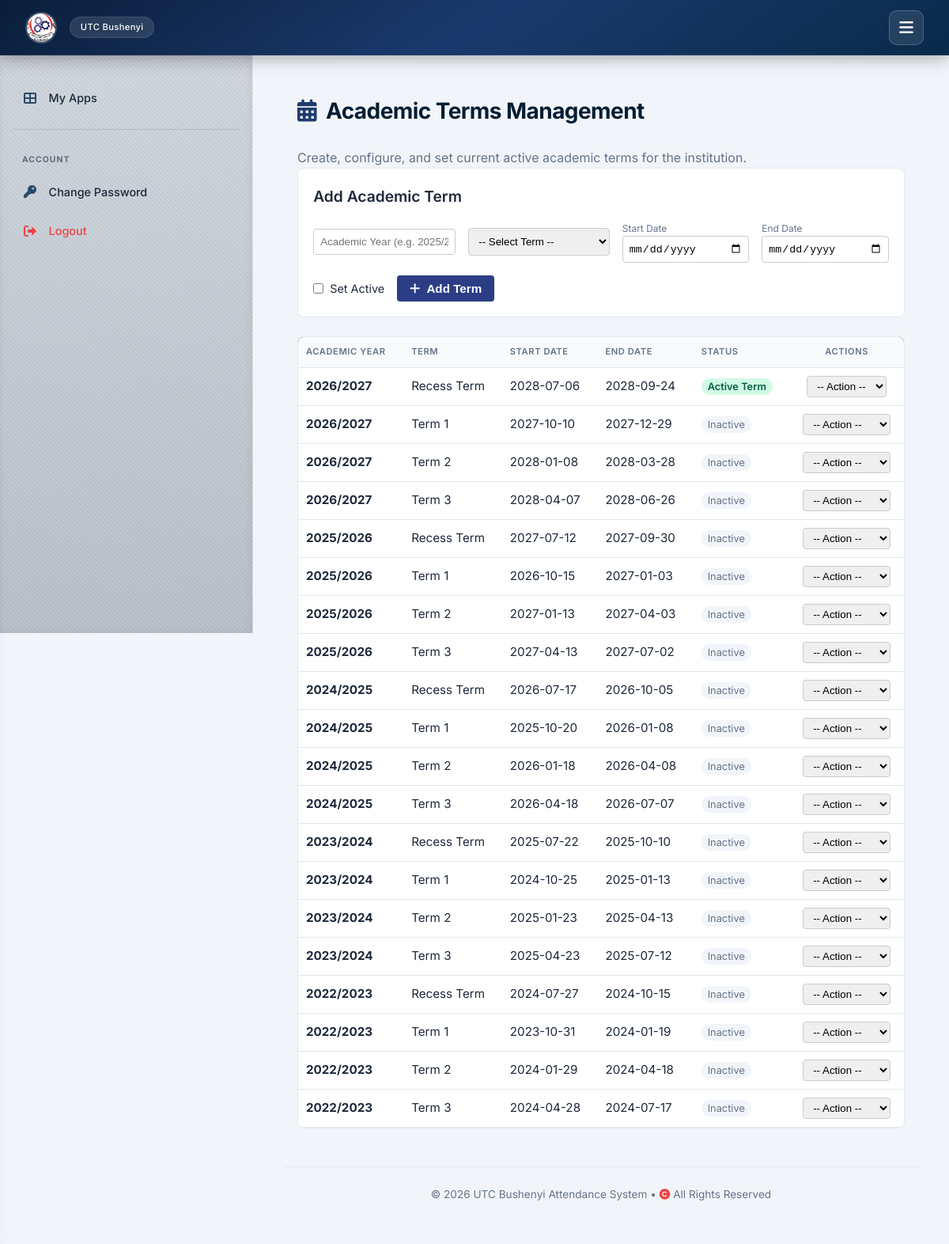
/terms/ (signed in), run on the app's committed database.
### attendance/models.py (models this page shows, shortened)
class Institution(models.Model):
    TYPE_CHOICES = [
        ("TECHNICAL_COLLEGE", "Technical College"),
        ("UNIVERSITY", "University"),
        ("INSTITUTE", "Institute"),
        ("OTHER", "Other"),
    ]
    logo = models.ImageField(upload_to="institution_logos/", blank=True, null=True)
    name = models.CharField(max_length=255)
    institution_type = models.CharField(
        max_length=50, choices=TYPE_CHOICES, default="TECHNICAL_COLLEGE"
    )
    slogan = models.CharField(max_length=255, blank=True, null=True)
    address = models.TextField(help_text="Full location and P. O. Box address")
    telephone_1 = models.CharField(max_length=20)
    telephone_2 = models.CharField(max_length=20, blank=True, null=True)
    website = models.URLField(blank=True, null=True)
    email = models.EmailField()
    academic_units = models.CharField(
        max_length=255,
        blank=True,
        help_text="Comma-separated academic units e.g., COLLEGES, FACULTIES, DEPARTMENTS",
    )
    date_created = models.DateTimeField(auto_now_add=True)
    last_updated = models.DateTimeField(auto_now=True)

class AcademicTerm(models.Model):
    TERM_CHOICES = [
        ('TERM_1', 'Term 1'),
        ('TERM_2', 'Term 2'),
        ('TERM_3', 'Term 3'),
        ('RECESS', 'Recess Term'),
    ]
    academic_year = models.CharField(max_length=9, help_text="E.g., 2025/2026")
    term = models.CharField(max_length=10, choices=TERM_CHOICES)
    start_date = models.DateField()
    end_date = models.DateField()
    is_current = models.BooleanField(default=False)
    class Meta:
        unique_together = ('academic_year', 'term')
        verbose_name = "Academic Term"

### attendance/views_admin.py (the view, shortened to what this page needs)
# urls.py: path('terms/', views_admin.manage_academic_terms, name='manage_academic_terms'),
@login_required
def manage_academic_terms(request):
    terms = AcademicTerm.objects.all().order_by('-academic_year', 'term')
    term_choices = AcademicTerm.TERM_CHOICES
    return render(request, 'attendance/manage_academic_terms.html', {
        'terms': terms,
        'term_choices': term_choices,
    })

### attendance/context_processors.py (called while the page is built)
def institution_info(request):
    return {'institution': Institution.objects.first()}

### templates/attendance/manage_academic_terms.html (shortened to what this page needs)
{% extends 'attendance/base.html' %}
{% block content %}
{% block sidebar %}
{% include "attendance/sidebar.html" %}
{% endblock %}
<div style="display: flex; gap: 1.5rem;">
    <div style="flex: 1; padding: 1rem;">
        <h2><i class="fas fa-calendar-alt"></i> Academic Terms Management</h2>
        <p style="color: var(--text-muted);">Create, configure, and set current active academic terms for the institution.</p>
        <div style="margin-bottom: 1.5rem; background: #ffffff; padding: 1.2rem; border-radius: 8px; border: 1px solid var(--border);">
            <h3>Add Academic Term</h3>
            <form method="POST" style="display: flex; gap: 1rem; flex-wrap: wrap; align-items: center; margin-top: 1rem;">
                <input type="text" name="academic_year" placeholder="Academic Year (e.g. 2025/2026)" required style="padding: 8px; border-radius: 4px; border: 1px solid #ccc; flex: 1; min-width: 180px;">
                <select name="term" required style="padding: 8px; border-radius: 4px; border: 1px solid #ccc; flex: 1; min-width: 150px;">
                    <option value="">-- Select Term --</option>
                </select>
                <div style="display: flex; flex-direction: column; flex: 1; min-width: 140px;">
                    <label style="font-size: 0.75rem; color: #64748b;">Start Date</label>
                    <input type="date" name="start_date" required style="padding: 7px; border-radius: 4px; border: 1px solid #ccc;">
                </div>
                <div style="display: flex; flex-direction: column; flex: 1; min-width: 140px;">
                    <label style="font-size: 0.75rem; color: #64748b;">End Date</label>
                    <input type="date" name="end_date" required style="padding: 7px; border-radius: 4px; border: 1px solid #ccc;">
                </div>
                <label style="display: flex; align-items: center; gap: 0.5rem; cursor: pointer; font-size: 0.9rem;">
                    <input type="checkbox" name="is_current" style="accent-color: #2b3e85;"> Set Active
                </label>
                <button type="submit" class="btn" style="background: #2b3e85; color: white; padding: 8px 16px; border-radius: 4px; border: none; cursor: pointer;">
                    <i class="fas fa-plus"></i> Add Term
                </button>
            </form>
        </div>
        <div style="background: #ffffff; border: 1px solid var(--border); border-radius: 8px; overflow: hidden;">
            <table style="width: 100%; border-collapse: collapse;">
                <thead>
                    <tr style="background: #2b3e85; color: white; text-align: left;">
                        <th style="padding: 10px;">Academic Year</th>
                        <th style="padding: 10px;">Term</th>
                        <th style="padding: 10px;">Start Date</th>
                        <th style="padding: 10px;">End Date</th>
                        <th style="padding: 10px;">Status</th>
                        <th style="padding: 10px; text-align: center;">Actions</th>
                    </tr>
                </thead>
                <tbody>
                    {% for t in terms %}
                    <tr style="border-bottom: 1px solid #e2e8f0;">
                        <td style="padding: 10px; font-weight: bold;">{{ t.academic_year }}</td>
                        <td style="padding: 10px;">{{ t.get_term_display }}</td>
                        <td style="padding: 10px;">{{ t.start_date|date:"Y-m-d" }}</td>
                        <td style="padding: 10px;">{{ t.end_date|date:"Y-m-d" }}</td>
                        <td style="padding: 10px;">
                            {% if t.is_current %}
                                <span style="padding: 3px 8px; border-radius: 12px; font-size: 0.8rem; background: #d1fae5; color: #065f46; font-weight: 600;">Active Term</span>
                            {% else %}
                                <span style="padding: 3px 8px; border-radius: 12px; font-size: 0.8rem; background: #f1f5f9; color: #64748b;">Inactive</span>
                            {% endif %}
                        </td>
                        <td style="padding: 10px; text-align: center;">
                            <select onchange="handleTermAction(this, '{% url 'attendance:set_current_term' t.id %}', '{% url 'attendance:delete_academic_term' t.id %}')" style="padding: 4px 8px; border-radius: 4px; border: 1px solid #ccc; cursor: pointer;">
                                <option value="">-- Action --</option>
                            </select>
                        </td>
                    </tr>
                    {% empty %}
                    <tr>
                        <td colspan="6" style="padding: 20px; text-align: center; color: #64748b;">No academic terms created yet.</td>
                    </tr>
                    {% endfor %}
                </tbody>
            </table>
        </div>
    </div>
</div>
{% endblock %}

### templates/attendance/base.html (shortened to what this page needs)
{% load static %}
<!DOCTYPE html>
<html lang="en">
<head>
    <link rel="stylesheet" href="https://cdnjs.cloudflare.com/ajax/libs/font-awesome/6.0.0-beta3/css/all.min.css" />
    <link rel="stylesheet" href="{% static 'style.css' %}">
</head>
<body>
    <nav>
        <div class="nav-brand-container">
            <a href="{% url 'attendance:home' %}" class="nav-brand">
                {% if institution and institution.logo %}
                    <img src="{{ institution.logo.url }}" alt="Logo" class="nav-logo" />
                {% elif system_settings and system_settings.logo %}
                    <img src="{{ system_settings.logo.url }}" alt="Logo" class="nav-logo" />
                {% else %}
                    <i class="fas fa-graduation-cap"></i>
                {% endif %}
                <span>{% if institution %}{{ institution.name }}{% elif system_settings %}{{ system_settings.name }}{% else %}UTC Bushenyi{% endif %}</span>
            </a>
        </div>
        <button class="universal-menu-btn" id="universalMenuBtn" aria-label="Toggle menu">
            <i class="fas fa-bars"></i>
        </button>
    </nav>
    <div class="app-layout" id="appLayout">
        {% block sidebar %}{% endblock %}
        <main class="main-content">
            {% block content %}{% endblock %}
            <div class="footer">
                &copy; 2026 UTC Bushenyi Attendance System &bull; <i class="fas fa-copyright" style="color:#ef4444;"></i> All Rights Reserved
            </div>
        </main>
    </div>
</body>
</html>

### static/style.css (style rules this page uses)
:root { --primary: #0f3b3e; --primary-dark: #0c4e6d ; --primary-light: #e6f4f1; --secondary: #2c6e6b; --accent: #3b82f6; --success: #10b981; --success-light: #d1fae5; --danger: #ef4444; --danger-light: #fee2e2; --warning: #f59e0b; --warning-light: #fef3c7; --info: #3b82f6; --info-light: #dbeafe; --bg-main: #f1f5f9; --surface: #ffffff; --surface-hover: #f8fafc; --text-main: #0f172a; --text-muted: #64748b; --border: #e2e8f0; --shadow-sm: 0 1px 3px rgba(0,0,0,0.06); --shadow: 0 4px 12px rgba(0,0,0,0.08); --shadow-lg: 0 10px 30px rgba(0,0,0,0.12); --radius: 16px; --radius-sm: 10px; --transition: all 0.25s cubic-bezier(0.4, 0, 0.2, 1); --font: 'Inter', -apple-system, BlinkMacSystemFont, 'Segoe UI', Roboto, Helvetica, Arial, sans-serif; --nav-height: 70px; --sidebar-width: 320px; }
* { box-sizing: border-box; margin: 0; padding: 0; }
body { font-family: var(--font); background: var(--bg-main); color: var(--text-main); line-height: 1.6; min-height: 100vh; display: flex; flex-direction: column; }
a { text-decoration: none; color: inherit; }
nav { background: linear-gradient(135deg, #0a1128 0%, #101f42 25%, #1e3a8a 65%, #3b82f6 100%); color: #fff; padding: 0 2rem; height: var(--nav-height); display: flex; align-items: center; justify-content: space-between; box-shadow: 0 4px 20px rgba(0,0,0,0.25); position: sticky; top: 0; z-index: 1000; backdrop-filter: blur(4px); }
.nav-brand-container { display: flex; align-items: center; gap: 1rem; }
.nav-brand { display: flex; align-items: center; gap: 0.75rem; font-size: 1.3rem; font-weight: 700; letter-spacing: -0.02em; cursor: pointer; }
.nav-brand span { background: rgba(255,255,255,0.15); padding: 0.2rem 0.8rem; border-radius: 50px; font-size: 0.7rem; font-weight: 500; letter-spacing: 0.03em; margin-left: 0.25rem; }
.app-layout { display: flex; width: 100%; max-width: 100%; margin: 0 auto; flex: 1; position: relative; overflow-x: hidden; }
.main-content { flex: 1; padding: 2rem 2.5rem; min-width: 0; width: 100%; transition: all 0.3s cubic-bezier(0.4, 0, 0.2, 1); }
h2 { font-size: 1.75rem; font-weight: 700; color: var(--primary-dark); margin-bottom: 1.5rem; letter-spacing: -0.02em; display: flex; align-items: center; gap: 0.75rem; }
h2 i { color: var(--secondary); }
h3 { font-size: 1.2rem; font-weight: 600; margin-bottom: 1rem; color: var(--text-main); }
table { width: 100%; border-collapse: collapse; font-size: 0.95rem; }
th, td { padding: 0.9rem 1.2rem; text-align: left; border-bottom: 1px solid var(--border); }
th { background: #f8fafc; font-weight: 600; color: var(--text-muted); text-transform: uppercase; font-size: 0.7rem; letter-spacing: 0.05em; }
tr:last-child td { border-bottom: none; }
tbody tr { transition: var(--transition); }
.btn { display: inline-flex; align-items: center; justify-content: center; gap: 0.5rem; background: linear-gradient(135deg, var(--secondary), var(--primary)); color: #fff; padding: 0.75rem 1.8rem; border: none; border-radius: 50px; font-weight: 600; font-size: 0.95rem; cursor: pointer; transition: var(--transition); box-shadow: var(--shadow-sm); text-decoration: none; }
.footer { text-align: center; padding: 1.5rem 0; color: var(--text-muted); font-size: 0.85rem; border-top: 1px solid var(--border); margin-top: 3rem; }

### templates/attendance/sidebar.html (style rules this page uses)
:root { --sidebar-width: 320px; }

### data on the page
Institution: logo (picture), name "UTC Bushenyi"
AcademicTerm: academic_year "2026/2027", term "Recess Term", start_date "2028-07-06", end_date "2028-09-24", is_current "Active Term"
AcademicTerm: academic_year "2026/2027", term "Term 1", start_date "2027-10-10", end_date "2027-12-29", is_current "Inactive"
AcademicTerm: academic_year "2026/2027", term "Term 2", start_date "2028-01-08", end_date "2028-03-28", is_current "Inactive"
AcademicTerm: academic_year "2026/2027", term "Term 3", start_date "2028-04-07", end_date "2028-06-26", is_current "Inactive"
AcademicTerm: academic_year "2025/2026", term "Recess Term", start_date "2027-07-12", end_date "2027-09-30", is_current "Inactive"
AcademicTerm: academic_year "2025/2026", term "Term 1", start_date "2026-10-15", end_date "2027-01-03", is_current "Inactive"
AcademicTerm: academic_year "2025/2026", term "Term 2", start_date "2027-01-13", end_date "2027-04-03", is_current "Inactive"
AcademicTerm: academic_year "2025/2026", term "Term 3", start_date "2027-04-13", end_date "2027-07-02", is_current "Inactive"
AcademicTerm: academic_year "2024/2025", term "Recess Term", start_date "2026-07-17", end_date "2026-10-05", is_current "Inactive"
AcademicTerm: academic_year "2024/2025", term "Term 1", start_date "2025-10-20", end_date "2026-01-08", is_current "Inactive"
AcademicTerm: academic_year "2024/2025", term "Term 2", start_date "2026-01-18", end_date "2026-04-08", is_current "Inactive"
AcademicTerm: academic_year "2024/2025", term "Term 3", start_date "2026-04-18", end_date "2026-07-07", is_current "Inactive"
AcademicTerm: academic_year "2023/2024", term "Recess Term", start_date "2025-07-22", end_date "2025-10-10", is_current "Inactive"
AcademicTerm: academic_year "2023/2024", term "Term 1", start_date "2024-10-25", end_date "2025-01-13", is_current "Inactive"
AcademicTerm: academic_year "2023/2024", term "Term 2", start_date "2025-01-23", end_date "2025-04-13", is_current "Inactive"
AcademicTerm: academic_year "2023/2024", term "Term 3", start_date "2025-04-23", end_date "2025-07-12", is_current "Inactive"
AcademicTerm: academic_year "2022/2023", term "Recess Term", start_date "2024-07-27", end_date "2024-10-15", is_current "Inactive"
AcademicTerm: academic_year "2022/2023", term "Term 1", start_date "2023-10-31", end_date "2024-01-19", is_current "Inactive"
AcademicTerm: academic_year "2022/2023", term "Term 2", start_date "2024-01-29", end_date "2024-04-18", is_current "Inactive"
AcademicTerm: academic_year "2022/2023", term "Term 3", start_date "2024-04-28", end_date "2024-07-17", is_current "Inactive"
